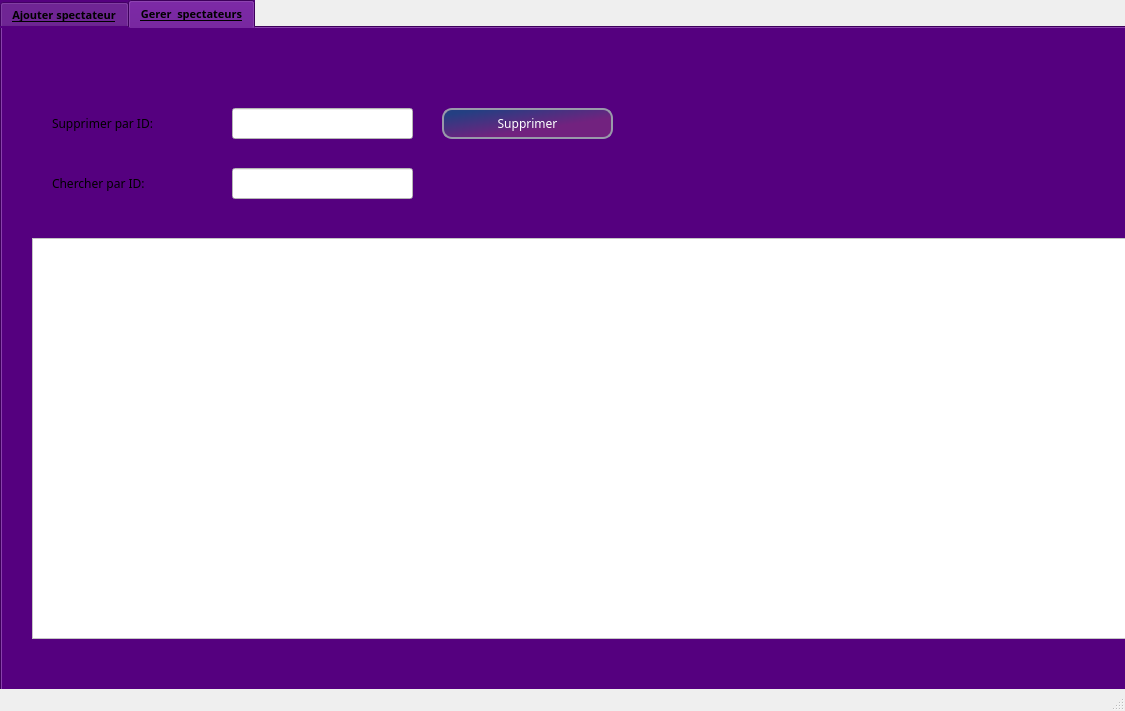
<?xml version="1.0" encoding="UTF-8"?>
<ui version="4.0">
 <class>MainWindow</class>
 <widget class="QMainWindow" name="MainWindow">
  <property name="geometry">
   <rect>
    <x>0</x>
    <y>0</y>
    <width>1125</width>
    <height>711</height>
   </rect>
  </property>
  <property name="windowTitle">
   <string>MainWindow</string>
  </property>
  <widget class="QWidget" name="centralwidget">
   <widget class="QTabWidget" name="Employer">
    <property name="enabled">
     <bool>true</bool>
    </property>
    <property name="geometry">
     <rect>
      <x>0</x>
      <y>0</y>
      <width>1311</width>
      <height>1071</height>
     </rect>
    </property>
    <property name="font">
     <font>
      <family>Adobe Fan Heiti Std</family>
      <pointsize>8</pointsize>
      <italic>false</italic>
      <bold>true</bold>
      <underline>true</underline>
     </font>
    </property>
    <property name="cursor">
     <cursorShape>ArrowCursor</cursorShape>
    </property>
    <property name="tabletTracking">
     <bool>false</bool>
    </property>
    <property name="autoFillBackground">
     <bool>false</bool>
    </property>
    <property name="styleSheet">
     <string notr="true">background-color: rgb(85, 0, 127);</string>
    </property>
    <property name="currentIndex">
     <number>1</number>
    </property>
    <property name="documentMode">
     <bool>false</bool>
    </property>
    <property name="tabsClosable">
     <bool>false</bool>
    </property>
    <property name="movable">
     <bool>false</bool>
    </property>
    <property name="tabBarAutoHide">
     <bool>false</bool>
    </property>
    <widget class="QWidget" name="Ajouter_2">
     <attribute name="title">
      <string>Ajouter spectateur</string>
     </attribute>
     <widget class="QGroupBox" name="groupBox_2">
      <property name="geometry">
       <rect>
        <x>0</x>
        <y>0</y>
        <width>1121</width>
        <height>791</height>
       </rect>
      </property>
      <property name="font">
       <font>
        <family>Adobe Fan Heiti Std</family>
        <pointsize>8</pointsize>
        <italic>false</italic>
        <bold>true</bold>
        <underline>false</underline>
       </font>
      </property>
      <property name="tabletTracking">
       <bool>false</bool>
      </property>
      <property name="autoFillBackground">
       <bool>false</bool>
      </property>
      <property name="styleSheet">
       <string notr="true">background-color: rgb(85, 0, 127);</string>
      </property>
      <property name="title">
       <string>AJOUTER</string>
      </property>
      <property name="flat">
       <bool>false</bool>
      </property>
      <property name="checkable">
       <bool>false</bool>
      </property>
      <widget class="QLabel" name="ID_2">
       <property name="geometry">
        <rect>
         <x>120</x>
         <y>80</y>
         <width>22</width>
         <height>19</height>
        </rect>
       </property>
       <property name="font">
        <font>
         <family>Arial</family>
         <pointsize>10</pointsize>
         <italic>true</italic>
         <bold>false</bold>
         <underline>false</underline>
        </font>
       </property>
       <property name="text">
        <string>ID:</string>
       </property>
      </widget>
      <widget class="QLabel" name="Nom_2">
       <property name="geometry">
        <rect>
         <x>112</x>
         <y>143</y>
         <width>45</width>
         <height>19</height>
        </rect>
       </property>
       <property name="font">
        <font>
         <family>Arial</family>
         <pointsize>10</pointsize>
         <italic>true</italic>
         <bold>false</bold>
         <underline>false</underline>
        </font>
       </property>
       <property name="text">
        <string>NOM:</string>
       </property>
      </widget>
      <widget class="QLabel" name="label_10">
       <property name="geometry">
        <rect>
         <x>112</x>
         <y>203</y>
         <width>80</width>
         <height>19</height>
        </rect>
       </property>
       <property name="font">
        <font>
         <family>Arial</family>
         <pointsize>10</pointsize>
         <italic>true</italic>
         <bold>false</bold>
         <underline>false</underline>
        </font>
       </property>
       <property name="text">
        <string>PRENOM:</string>
       </property>
      </widget>
      <widget class="QLabel" name="label_11">
       <property name="geometry">
        <rect>
         <x>112</x>
         <y>264</y>
         <width>141</width>
         <height>19</height>
        </rect>
       </property>
       <property name="font">
        <font>
         <family>Arial</family>
         <pointsize>10</pointsize>
         <italic>true</italic>
         <bold>false</bold>
         <underline>false</underline>
        </font>
       </property>
       <property name="text">
        <string>ADRESSE MAIL:</string>
       </property>
      </widget>
      <widget class="QLabel" name="label_12">
       <property name="geometry">
        <rect>
         <x>112</x>
         <y>325</y>
         <width>86</width>
         <height>19</height>
        </rect>
       </property>
       <property name="font">
        <font>
         <family>Arial</family>
         <pointsize>10</pointsize>
         <italic>true</italic>
         <bold>false</bold>
         <underline>false</underline>
        </font>
       </property>
       <property name="text">
        <string>ADRESSE:</string>
       </property>
      </widget>
      <widget class="QLabel" name="label_13">
       <property name="geometry">
        <rect>
         <x>112</x>
         <y>386</y>
         <width>151</width>
         <height>19</height>
        </rect>
       </property>
       <property name="font">
        <font>
         <family>Arial</family>
         <pointsize>10</pointsize>
         <italic>true</italic>
         <bold>false</bold>
         <underline>false</underline>
        </font>
       </property>
       <property name="text">
        <string>NUM TELEPHONE:</string>
       </property>
      </widget>
      <widget class="QLabel" name="label_14">
       <property name="geometry">
        <rect>
         <x>112</x>
         <y>446</y>
         <width>151</width>
         <height>19</height>
        </rect>
       </property>
       <property name="font">
        <font>
         <family>Arial</family>
         <pointsize>10</pointsize>
         <italic>true</italic>
         <bold>false</bold>
         <underline>false</underline>
        </font>
       </property>
       <property name="text">
        <string>AGE:</string>
       </property>
      </widget>
      <widget class="QPushButton" name="pb_ajouter_2">
       <property name="geometry">
        <rect>
         <x>750</x>
         <y>180</y>
         <width>241</width>
         <height>31</height>
        </rect>
       </property>
       <property name="font">
        <font>
         <family>8514oem</family>
         <pointsize>9</pointsize>
         <italic>false</italic>
         <bold>false</bold>
         <underline>false</underline>
        </font>
       </property>
       <property name="styleSheet">
        <string notr="true">QPushButton{
   border-style: solid;
   border-width: 2px;
   border-color: #9999aa;
   border-radius: 10px;
   color: black;
	background-color : qlineargradient(spread:pad, x1:0.07, y1:0.159091, x2:0.552174, y2:0.705, stop:0 rgba(36, 63, 130, 1), stop:1 rgba(114, 34, 127, 1))
   
}
QPushButton:enabled {
      background-color:qlineargradient(spread:pad, x1:0.07, y1:0.159091, x2:0.552174, y2:0.705, stop:0 rgba(36, 63, 130, 1), stop:1 rgba(114, 34, 127, 1)) ;
      color: white;
}
 QPushButton:pressed{
    background-color:#c24e4e;
      color: white;
}
QPushButton:hover:!pressed{
     background-color: #c24e4e ;
      color: white;
}
 QPushButton:disabled{
     background-color: #c24e4e ;
      color: white;
}

</string>
       </property>
       <property name="text">
        <string>AJOUTER</string>
       </property>
      </widget>
      <widget class="QPushButton" name="BoutonModifier_2">
       <property name="geometry">
        <rect>
         <x>750</x>
         <y>280</y>
         <width>241</width>
         <height>31</height>
        </rect>
       </property>
       <property name="font">
        <font>
         <family>8514oem</family>
        </font>
       </property>
       <property name="styleSheet">
        <string notr="true">QPushButton{
   border-style: solid;
   border-width: 2px;
   border-color: #9999aa;
   border-radius: 10px;
   color: black;
	background-color : qlineargradient(spread:pad, x1:0.07, y1:0.159091, x2:0.552174, y2:0.705, stop:0 rgba(254, 84, 0, 255), stop:1 rgba(255, 255, 255, 255))
   
}
QPushButton:enabled {
      background-color:qlineargradient(spread:pad, x1:0.07, y1:0.159091, x2:0.552174, y2:0.705, stop:0 rgba(36, 63, 130, 1), stop:1 rgba(114, 34, 127, 1)) ;
      color: white;
}
 QPustButton:pressed{
    background-color:#c24e4e;
      color: white;
}
QPushButton:hover:!pressed{
     background-color: #c24e4e ;
      color: white;
}
 QPushButton:disabled{
     background-color: #c24e4e ;
      color: white;
}

</string>
       </property>
       <property name="text">
        <string>MODIFIER</string>
       </property>
      </widget>
      <widget class="QWidget" name="layoutWidget_2">
       <property name="geometry">
        <rect>
         <x>300</x>
         <y>50</y>
         <width>173</width>
         <height>451</height>
        </rect>
       </property>
       <layout class="QVBoxLayout" name="verticalLayout_2">
        <item>
         <widget class="QLineEdit" name="le_id_2">
          <property name="styleSheet">
           <string notr="true">background-color: rgb(255, 255, 255);</string>
          </property>
         </widget>
        </item>
        <item>
         <widget class="QLineEdit" name="le_nom_2">
          <property name="styleSheet">
           <string notr="true">background-color: rgb(255, 255, 255);</string>
          </property>
         </widget>
        </item>
        <item>
         <widget class="QLineEdit" name="le_prenom_2">
          <property name="styleSheet">
           <string notr="true">background-color: rgb(255, 255, 255);</string>
          </property>
         </widget>
        </item>
        <item>
         <widget class="QLineEdit" name="le_mail_2">
          <property name="styleSheet">
           <string notr="true">background-color: rgb(255, 255, 255);</string>
          </property>
         </widget>
        </item>
        <item>
         <widget class="QLineEdit" name="le_adresse_2">
          <property name="styleSheet">
           <string notr="true">background-color: rgb(255, 255, 255);</string>
          </property>
         </widget>
        </item>
        <item>
         <widget class="QLineEdit" name="le_num_2">
          <property name="styleSheet">
           <string notr="true">background-color: rgb(255, 255, 255);</string>
          </property>
         </widget>
        </item>
        <item>
         <widget class="QLineEdit" name="age">
          <property name="styleSheet">
           <string notr="true">background-color: rgb(255, 255, 255);</string>
          </property>
         </widget>
        </item>
       </layout>
      </widget>
     </widget>
    </widget>
    <widget class="QWidget" name="Gerer_2">
     <attribute name="title">
      <string>Gerer  spectateurs</string>
     </attribute>
     <widget class="QLabel" name="label_3">
      <property name="geometry">
       <rect>
        <x>50</x>
        <y>80</y>
        <width>171</width>
        <height>31</height>
       </rect>
      </property>
      <property name="font">
       <font>
        <family>8514oem</family>
        <pointsize>9</pointsize>
        <italic>false</italic>
        <bold>false</bold>
        <underline>false</underline>
       </font>
      </property>
      <property name="styleSheet">
       <string notr="true"/>
      </property>
      <property name="text">
       <string>Supprimer par ID:</string>
      </property>
     </widget>
     <widget class="QLineEdit" name="LineSupprimer_2">
      <property name="geometry">
       <rect>
        <x>230</x>
        <y>80</y>
        <width>181</width>
        <height>31</height>
       </rect>
      </property>
      <property name="styleSheet">
       <string notr="true">background-color: rgb(255, 255, 255);</string>
      </property>
     </widget>
     <widget class="QPushButton" name="BoutonSupprimer_2">
      <property name="geometry">
       <rect>
        <x>440</x>
        <y>80</y>
        <width>171</width>
        <height>31</height>
       </rect>
      </property>
      <property name="font">
       <font>
        <family>8514oem</family>
        <pointsize>9</pointsize>
        <italic>false</italic>
        <bold>false</bold>
        <underline>false</underline>
       </font>
      </property>
      <property name="styleSheet">
       <string notr="true">QPushButton{

   border-style: solid;
   border-width: 2px;
   border-color: #9999aa;
   border-radius: 10px;
   color: black;
	background-color : qlineargradient(spread:pad, x1:0.07, y1:0.159091, x2:0.552174, y2:0.705, stop:0 rgba(36, 63, 130, 1), stop:1 rgba(114, 34, 127, 1))
   
}
QPushButton:enabled {
      background-color:qlineargradient(spread:pad, x1:0.07, y1:0.159091, x2:0.552174, y2:0.705, stop:0 rgba(36, 63, 130, 1), stop:1 rgba(114, 34, 127, 1)) ;
      color: white;
}
 QPustButton:pressed{
    background-color:#c24e4e;
      color: white;
}
QPushButton:hover:!pressed{
     background-color: #c24e4e ;
      color: white;
}
 QPushButton:disabled{
     background-color: #c24e4e ;
      color: white;
}

</string>
      </property>
      <property name="text">
       <string>Supprimer</string>
      </property>
     </widget>
     <widget class="QLabel" name="label_4">
      <property name="geometry">
       <rect>
        <x>50</x>
        <y>140</y>
        <width>151</width>
        <height>31</height>
       </rect>
      </property>
      <property name="font">
       <font>
        <family>8514oem</family>
        <pointsize>9</pointsize>
        <italic>false</italic>
        <bold>false</bold>
        <underline>false</underline>
       </font>
      </property>
      <property name="styleSheet">
       <string notr="true"/>
      </property>
      <property name="text">
       <string>Chercher par ID:</string>
      </property>
     </widget>
     <widget class="QLineEdit" name="LineChercher_2">
      <property name="geometry">
       <rect>
        <x>230</x>
        <y>140</y>
        <width>181</width>
        <height>31</height>
       </rect>
      </property>
      <property name="styleSheet">
       <string notr="true">background-color: rgb(255, 255, 255);</string>
      </property>
     </widget>
     <widget class="QTableView" name="tableView_2">
      <property name="geometry">
       <rect>
        <x>30</x>
        <y>210</y>
        <width>1211</width>
        <height>401</height>
       </rect>
      </property>
      <property name="styleSheet">
       <string notr="true">background-color: rgb(255, 255, 255);</string>
      </property>
     </widget>
    </widget>
   </widget>
  </widget>
  <widget class="QStatusBar" name="statusbar"/>
 </widget>
 <resources/>
 <connections/>
</ui>
